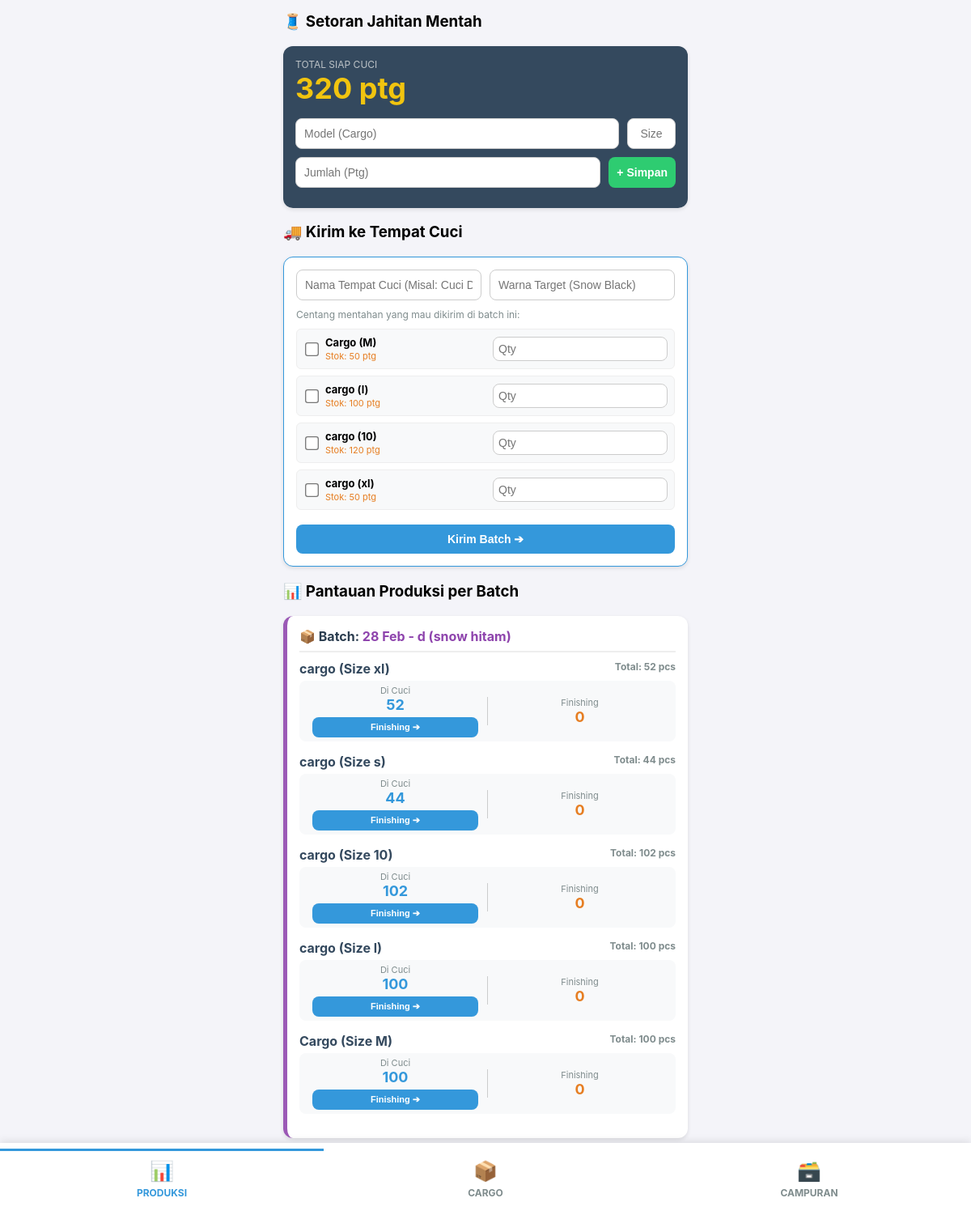
The page / on the database its author committed.
### tables this page shows
CREATE TABLE mentahan (id INTEGER PRIMARY KEY AUTOINCREMENT, model TEXT, size TEXT, jumlah INTEGER);

CREATE TABLE produksi (
            id INTEGER PRIMARY KEY AUTOINCREMENT, tanggal TEXT, model TEXT, size TEXT, warna_target TEXT, vendor_cuci TEXT,
            total_pcs INTEGER, di_cuci INTEGER, di_finishing INTEGER, selesai INTEGER
        );

### app.py (the view)
@app.route('/')
def home():
    conn = database.get_db_connection()
    cargo = conn.execute("SELECT * FROM stok WHERE kategori = 'CARGO'").fetchall()
    campuran = conn.execute("SELECT * FROM stok WHERE kategori = 'CAMPURAN'").fetchall()
    mentahan = conn.execute("SELECT * FROM mentahan").fetchall()
    produksi_raw = conn.execute("SELECT * FROM produksi WHERE selesai < total_pcs ORDER BY id DESC").fetchall()
    produksi_grouped = {}
    for p in produksi_raw:
        batch_key = f"{p['tanggal']} - {p['vendor_cuci']} ({p['warna_target']})"
        if batch_key not in produksi_grouped:
            produksi_grouped[batch_key] = []
        produksi_grouped[batch_key].append(p)
    total_mentahan = conn.execute("SELECT SUM(jumlah) FROM mentahan").fetchone()[0] or 0
    conn.close()
    return render_template('index.html', cargo=cargo, campuran=campuran, mentahan=mentahan, produksi_grouped=produksi_grouped, total_mentahan=total_mentahan)

### database.py (called while the page is built)
def get_db_connection():
    conn = sqlite3.connect('gudang.db')
    conn.row_factory = sqlite3.Row
    return conn

### templates/index.html (shortened to what this page needs)
<!DOCTYPE html>
<html lang="id">
<head>
    <link rel="stylesheet" href="{{ url_for('static', filename='style.css') }}">
</head>
<body>
    {% include 'tab_produksi.html' %}
    <div class="bottom-nav">
        <div class="nav-item active" onclick="switchTab('cucian', this)"><span class="nav-icon">📊</span> PRODUKSI</div>
        <div class="nav-item" onclick="switchTab('cargo', this)"><span class="nav-icon">📦</span> CARGO</div>
        <div class="nav-item" onclick="switchTab('campuran', this)"><span class="nav-icon">🗃️</span> CAMPURAN</div>
    </div>
</body>
</html>

### templates/tab_produksi.html (shortened to what this page needs)
<div id="tab-cucian" class="tab-content active">
    <h3 style="margin-top: 0;">🧵 Setoran Jahitan Mentah</h3>
    <div class="card" style="background: #34495e; color: white;">
        <div style="font-size: 12px; color: #bdc3c7;">TOTAL SIAP CUCI</div>
        <div style="font-size: 36px; font-weight: bold; color: #f1c40f; margin-bottom: 15px;">{{ total_mentahan }} ptg</div>
        <div class="form-input">
            <input type="text" id="mModel" class="input-box" placeholder="Model (Cargo)">
            <input type="text" id="mSize" class="input-box input-size" placeholder="Size">
        </div>
        <div class="form-input">
            <input type="number" id="mQty" class="input-box" placeholder="Jumlah (Ptg)">
            <button class="btn" style="background: #2ecc71;" onclick="simpanMentahan()">+ Simpan</button>
        </div>
    </div>
    <h3>🚚 Kirim ke Tempat Cuci</h3>
    <div class="card" style="border: 1px solid #3498db;">
        <div class="form-input">
            <input type="text" id="kVendor" class="input-box" placeholder="Nama Tempat Cuci (Misal: Cuci D)">
            <input type="text" id="kWarnaBatch" class="input-box" placeholder="Warna Target (Snow Black)">
        </div>
        <p style="font-size: 12px; color: #7f8c8d; margin-top: 0; margin-bottom: 10px;">Centang mentahan yang mau dikirim di batch ini:</p>
        <div id="list-mentahan-kirim">
            {% for m in mentahan %}
            <div style="display: flex; gap: 5px; align-items: center; margin-bottom: 8px; background: #f8f9fa; padding: 8px; border-radius: 6px; border: 1px solid #eee;">
                <input type="checkbox" class="chk-mentahan" value="{{ m.id }}" data-model="{{ m.model }}" data-size="{{ m.size }}" data-max="{{ m.jumlah }}" style="transform: scale(1.3); margin-right: 5px;">
                <div style="flex: 1; font-size: 13px;">
                    <strong>{{ m.model }} ({{ m.size }})</strong><br>
                    <span style="font-size: 11px; color: #e67e22;">Stok: {{ m.jumlah }} ptg</span>
                </div>
                <input type="number" class="input-box qty-kirim" placeholder="Qty" style="width: 60px; padding: 6px;" max="{{ m.jumlah }}">
            </div>
            {% endfor %}
        </div>
        <button class="btn" style="background: #3498db; width: 100%; margin-top: 10px;" onclick="kirimCuciMassal()">Kirim Batch ➔</button>
    </div>
    <h3>📊 Pantauan Produksi per Batch</h3>
    {% for batch_name, items in produksi_grouped.items() %}
    <div class="card track-card" style="border-left-color: #9b59b6;">
        <h4 style="margin: 0 0 10px 0; border-bottom: 2px solid #eee; padding-bottom: 8px; color: #2c3e50;">
            📦 Batch: <span style="color: #8e44ad;">{{ batch_name }}</span>
        </h4>
        {% for p in items %}
        <div style="margin-bottom: 15px;">
            <div style="display: flex; justify-content: space-between; font-weight: bold; color: #34495e;">
                <span>{{ p.model }} (Size {{ p.size }})</span>
                <span style="font-size: 12px; color: #7f8c8d;">Total: {{ p.total_pcs }} pcs</span>
            </div>
            <div class="status-row" style="padding: 5px; margin-top: 5px;">
                <div style="text-align: center; flex: 1;">
                    <div style="font-size: 11px; color: #7f8c8d;">Di Cuci</div>
                    <div style="font-size: 18px; font-weight: bold; color: #3498db;">{{ p.di_cuci }}</div>
                    {% if p.di_cuci > 0 %}<button class="btn" style="background: #3498db; padding: 6px; font-size: 11px; width: 90%; margin-top: 5px;" onclick="updateProgress({{ p.id }}, 'ke_finishing')">Finishing ➔</button>{% endif %}
                </div>
                <div style="text-align: center; flex: 1; border-left: 1px solid #ccc;">
                    <div style="font-size: 11px; color: #7f8c8d;">Finishing</div>
                    <div style="font-size: 18px; font-weight: bold; color: #e67e22;">{{ p.di_finishing }}</div>
                </div>
            </div>
        </div>
        {% endfor %}
    </div>
    {% else %}
    <div style="text-align: center; color: #95a5a6; font-size: 14px;">Tidak ada produksi berjalan.</div>
    {% endfor %}
</div>

### static/style.css (style rules this page uses)
body { font-family: -apple-system, BlinkMacSystemFont, sans-serif; padding: 15px; padding-bottom: 80px; max-width: 500px; margin: auto; background-color: #f4f4f9; }
.tab-content { display: none; }
.tab-content.active { display: block; animation: fadeIn 0.3s; }
.card { background: white; border-radius: 12px; padding: 15px; box-shadow: 0 2px 5px rgba(0,0,0,0.1); margin-bottom: 15px; }
.btn { padding: 10px; font-size: 14px; border: none; border-radius: 8px; color: white; font-weight: bold; cursor: pointer; text-align: center; }
.form-input { display: flex; gap: 10px; margin-bottom: 10px; }
.input-box { padding: 10px; border-radius: 8px; border: 1px solid #ccc; font-size: 14px; flex: 1; box-sizing: border-box; min-width: 0; }
.input-size { max-width: 60px; flex: none; text-align: center; }
.track-card { border-left: 5px solid #3498db; }
.status-row { display: flex; justify-content: space-between; align-items: center; background: #f8f9fa; padding: 10px; border-radius: 8px; margin-top: 10px; }
.bottom-nav { position: fixed; bottom: 0; left: 0; right: 0; background: white; display: flex; justify-content: space-around; padding: 10px 0; box-shadow: 0 -2px 10px rgba(0,0,0,0.1); z-index: 1000; }
.nav-item { flex: 1; text-align: center; color: #7f8c8d; padding: 10px; font-size: 12px; font-weight: bold; cursor: pointer; }
.nav-item.active { color: #3498db; border-top: 3px solid #3498db; margin-top: -3px; }
.nav-icon { font-size: 24px; display: block; margin-bottom: 5px; }

### rows shown on the page
mentahan: model "Cargo", size "M", jumlah "50"
mentahan: model "cargo", size "l", jumlah "100"
mentahan: model "cargo", size "10", jumlah "120"
mentahan: model "cargo", size "xl", jumlah "50"
produksi: model "cargo", size "xl", total_pcs "52", di_cuci "52", di_finishing "0"
produksi: model "cargo", size "s", total_pcs "44", di_cuci "44", di_finishing "0"
produksi: model "cargo", size "10", total_pcs "102", di_cuci "102", di_finishing "0"
produksi: model "cargo", size "l", total_pcs "100", di_cuci "100", di_finishing "0"
produksi: model "Cargo", size "M", total_pcs "100", di_cuci "100", di_finishing "0"

### other values the page prints
{{ total_mentahan }} "320"
{{ batch_name }} "28 Feb - d (snow hitam)"
